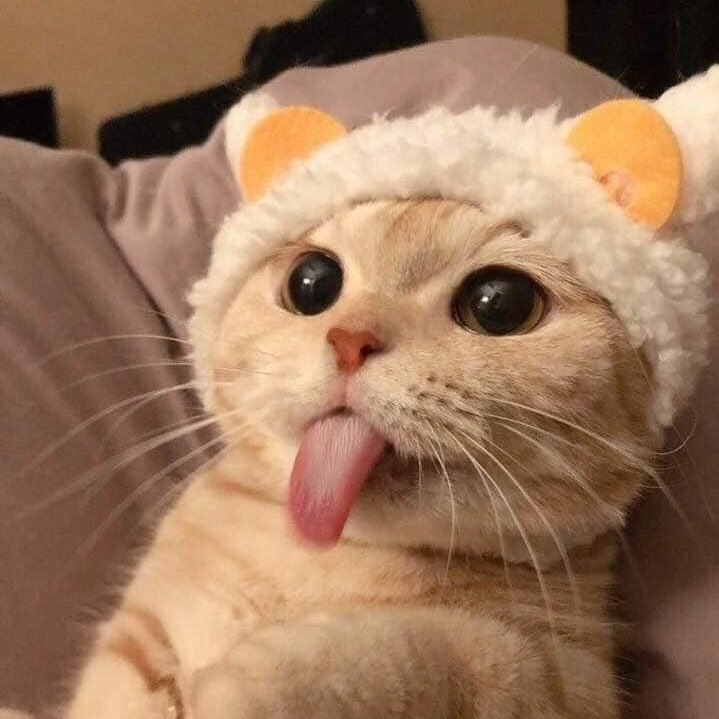
#> input picture Tests/Input/small_image.jpg, 719 x 719 px, found by its file name
$ python test.py
#> lines starting #> are read from the running program, lines starting #| are printed output that depends on the picture
### img_converter/encryption_and_grayscale.py
import numpy as np
from Pyfhel import Pyfhel
import cv2
import os

class EncryptionAndGrayscale:
    def __init__(self):
        self.HE = None
        self.context_initialized = False
        self.current_encryption_method = None
        self.slot_size = 2**13
        self.scale = 2**40
        self.qi_sizes_ckks = [60, 40, 40, 60]
        self.qi_sizes_bfv_bgv = [60, 30, 30, 60]
        self.plain_modulus = 65537  # Moduł plaintext t
        self.weights_float = {"B": 0.1140, "G": 0.5870, "R": 0.2989}
        self.weights_int = {"B": 29, "G": 150, "R": 76}  # Wagi całkowite

    def initialize_context(self, encryption_method):
        """Inicjalizuje kontekst Pyfhel dla wybranego schematu szyfrowania."""
        if not self.context_initialized or self.current_encryption_method != encryption_method:
            self.HE = Pyfhel()
            if encryption_method == "CKKS":
                self.HE.contextGen(
                    scheme="CKKS",
                    n=self.slot_size * 2,  # CKKS wymaga większego n
                    scale=self.scale,
                    qi_sizes=self.qi_sizes_ckks
                )
                self.HE.keyGen()
                print(f"Kontekst CKKS zainicjowany z n={self.slot_size * 2}, scale={self.scale}, qi_sizes={self.qi_sizes_ckks}")
            elif encryption_method == "BFV":
                self.HE.contextGen(
                    scheme="BFV",
                    n=self.slot_size,
                    t=self.plain_modulus,
                    qi_sizes=self.qi_sizes_bfv_bgv
                )
                self.HE.keyGen()
                print(f"Kontekst BFV zainicjowany z n={self.slot_size}, t={self.plain_modulus}, qi_sizes={self.qi_sizes_bfv_bgv}")
            elif encryption_method == "BGV":
                self.HE.contextGen(
                    scheme="BGV",
                    n=self.slot_size,
                    t=self.plain_modulus,
                    qi_sizes=self.qi_sizes_bfv_bgv
                )
                self.HE.keyGen()
                print(f"Kontekst BGV zainicjowany z n={self.slot_size}, t={self.plain_modulus}, qi_sizes={self.qi_sizes_bfv_bgv}")
            else:
                raise ValueError(f"Nieznana metoda szyfrowania: {encryption_method}")
            self.context_initialized = True
            self.current_encryption_method = encryption_method

    def load_image(self, input_path):
        """Wczytuje obraz z podanej ścieżki."""
        image = cv2.imread(input_path)
#> image is the input picture: shape (719, 719, 3); mean B, G, R 91.9, 119.1, 155.4
        if image is None:
            raise FileNotFoundError(f"Obraz nie został znaleziony pod ścieżką {input_path}")
        return image

    def process_fragment(self, fragment, encryption_method):
        """Przetwarza fragment obrazu, konwertując go na skalę szarości."""
        fragment_height, fragment_width, _ = fragment.shape

        if encryption_method == "CKKS":
            gray_fragment = np.zeros((fragment_height, fragment_width), dtype=np.float64)
            for i, color in enumerate(["B", "G", "R"]):
                channel = fragment[:, :, i].flatten().astype(np.float64)
                encoded_channel = self.HE.encodeFrac(channel)
                ctxt_channel = self.HE.encryptPtxt(encoded_channel)
                weight = self.weights_float[color]
                encoded_weight = self.HE.encodeFrac(np.full(len(channel), weight, dtype=np.float64))
                weighted_ctxt = ctxt_channel * encoded_weight
                decrypted_weighted = self.HE.decryptFrac(weighted_ctxt)
                decrypted_weighted = decrypted_weighted[:fragment_height * fragment_width]
                gray_fragment += decrypted_weighted.reshape((fragment_height, fragment_width))
            gray_fragment = np.clip(gray_fragment, 0, 255).astype(np.uint8)

        elif encryption_method in ["BFV", "BGV"]:
            gray_fragment = np.zeros((fragment_height, fragment_width), dtype=np.uint8)
            num_slots = self.HE.get_nSlots()
            channels = {}

            for i, color in enumerate(["B", "G", "R"]):
                channel = fragment[:, :, i].flatten().astype(np.int64)
                padded_channel = np.pad(channel, (0, num_slots - len(channel)), 'constant')[:num_slots]
                channels[color] = padded_channel

            ctxt_channels = {}
            for color in ["B", "G", "R"]:
                encoded_channel = self.HE.encodeInt(channels[color])
                ctxt_channel = self.HE.encrypt(encoded_channel)
                ctxt_channels[color] = ctxt_channel

            ctxt_gray = ctxt_channels["B"] * self.weights_int["B"]
            ctxt_gray += ctxt_channels["G"] * self.weights_int["G"]
            ctxt_gray += ctxt_channels["R"] * self.weights_int["R"]

            decrypted_gray = self.HE.decrypt(ctxt_gray)
            decrypted_gray = np.array(decrypted_gray[:fragment_height * fragment_width], dtype=np.int64)
            gray_fragment = (decrypted_gray // 255).reshape((fragment_height, fragment_width))
            gray_fragment = np.clip(gray_fragment, 0, 255).astype(np.uint8)
        else:
            raise ValueError(f"Nieznana metoda szyfrowania: {encryption_method}")

        return gray_fragment

    # [5 lines left out: function save_image, not called in this run]

    def encrypt_and_convert(self, input_path, output_path, encryption_method="CKKS"):
        """Główna funkcja przetwarzająca cały obraz."""
        image = self.load_image(input_path)
        height, width, _ = image.shape
#> height = 719; width = 719
        fragment_size = 64

        self.initialize_context(encryption_method)
#> (the call stopped at in initialize_context, `self.HE = Pyfhel()`: Pyfhel is not available in this run)
        gray_image = np.zeros((height, width), dtype=np.uint8)

        for y in range(0, height, fragment_size):
            for x in range(0, width, fragment_size):
                fragment = image[y:y+fragment_size, x:x+fragment_size]
                fragment_height, fragment_width, _ = fragment.shape
                if fragment_height == 0 or fragment_width == 0:
                    continue
                gray_fragment = self.process_fragment(fragment, encryption_method)
                gray_image[y:y+fragment_height, x:x+fragment_width] = gray_fragment
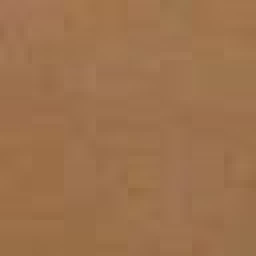
#> fragment: shape (64, 64, 3) (shown 4 times larger); mean B, G, R 77.4, 113.8, 157
#> gray_image: shape (719, 719); every value is 0

        self.save_image(gray_image, output_path)
        return output_path

### img_converter/test.py
import os
from encryption_and_grayscale import EncryptionAndGrayscale

def process_image_all_methods(input_path):
    """Przetwarza obraz wszystkimi metodami szyfrowania."""
    output_folder = '/home/parallels/projekty/AGH-Cryptography/Tests/Output/'
    os.makedirs(output_folder, exist_ok=True)

    encryption_methods = ['CKKS', 'BFV', 'BGV']
    results = []

    for method in encryption_methods:
        output_path = os.path.join(output_folder, f'small_image_{method}.jpg')
        encryption_and_grayscale = EncryptionAndGrayscale()
        try:
            encryption_and_grayscale.encrypt_and_convert(input_path, output_path, encryption_method=method)
            print(f"Przetwarzanie zakończone dla metody {method}. Wynik zapisano w {output_path}")
            results.append((method, "Sukces"))
        except Exception as e:
            print(f"Błąd podczas przetwarzania metodą {method}: {e}")
            results.append((method, f"Błąd: {e}"))

    return results


if __name__ == "__main__":
    input_path = "/home/parallels/projekty/AGH-Cryptography/Tests/Input/small_image.jpg"
    results = process_image_all_methods(input_path)

    print("\nPodsumowanie:")
    for method, status in results:
        print(f"Metoda: {method}, Status: {status}")
